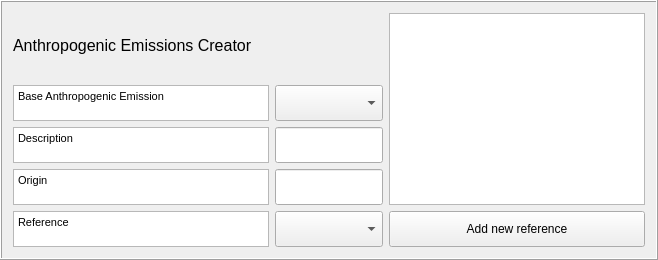
    <widget class="QFrame" name="frame1">
     <property name="sizePolicy">
      <sizepolicy hsizetype="Preferred" vsizetype="Preferred">
       <horstretch>0</horstretch>
       <verstretch>0</verstretch>
      </sizepolicy>
     </property>
     <property name="maximumSize">
      <size>
       <width>5000</width>
       <height>16777215</height>
      </size>
     </property>
     <property name="frameShape">
      <enum>QFrame::Box</enum>
     </property>
     <property name="frameShadow">
      <enum>QFrame::Raised</enum>
     </property>
     <layout class="QGridLayout" name="gridLayout_2">
      <item row="0" column="0">
       <widget class="QLabel" name="label_46">
        <property name="text">
         <string>&lt;!DOCTYPE HTML PUBLIC &quot;-//W3C//DTD HTML 4.0//EN&quot; &quot;http://www.w3.org/TR/REC-html40/strict.dtd&quot;&gt;
&lt;html&gt;&lt;head&gt;&lt;meta name=&quot;qrichtext&quot; content=&quot;1&quot; /&gt;&lt;style type=&quot;text/css&quot;&gt;
p, li { white-space: pre-wrap; }
&lt;/style&gt;&lt;/head&gt;&lt;body style=&quot; font-family:'MS Shell Dlg 2'; font-size:8pt; font-weight:400; font-style:normal;&quot;&gt;
&lt;p style=&quot; margin-top:0px; margin-bottom:0px; margin-left:0px; margin-right:0px; -qt-block-indent:0; text-indent:0px;&quot;&gt;&lt;span style=&quot; font-size:12pt;&quot;&gt;Anthropogenic Emissions Creator&lt;/span&gt;&lt;/p&gt;&lt;/body&gt;&lt;/html&gt;</string>
        </property>
       </widget>
      </item>
      <item row="1" column="0">
       <widget class="QTextBrowser" name="textBrowserBaseAnEm">
        <property name="sizePolicy">
         <sizepolicy hsizetype="Preferred" vsizetype="Preferred">
          <horstretch>0</horstretch>
          <verstretch>0</verstretch>
         </sizepolicy>
        </property>
        <property name="maximumSize">
         <size>
          <width>500</width>
          <height>36</height>
         </size>
        </property>
        <property name="html">
         <string>&lt;!DOCTYPE HTML PUBLIC &quot;-//W3C//DTD HTML 4.0//EN&quot; &quot;http://www.w3.org/TR/REC-html40/strict.dtd&quot;&gt;
&lt;html&gt;&lt;head&gt;&lt;meta name=&quot;qrichtext&quot; content=&quot;1&quot; /&gt;&lt;style type=&quot;text/css&quot;&gt;
p, li { white-space: pre-wrap; }
&lt;/style&gt;&lt;/head&gt;&lt;body style=&quot; font-family:'MS Shell Dlg 2'; font-size:8.25pt; font-weight:400; font-style:normal;&quot;&gt;
&lt;p style=&quot; margin-top:0px; margin-bottom:0px; margin-left:0px; margin-right:0px; -qt-block-indent:0; text-indent:0px;&quot;&gt;&lt;span style=&quot; font-size:8pt;&quot;&gt;Base Anthropogenic Emission&lt;/span&gt;&lt;/p&gt;&lt;/body&gt;&lt;/html&gt;</string>
        </property>
       </widget>
      </item>
      <item row="4" column="1">
       <widget class="QComboBox" name="comboBoxRef">
        <property name="sizePolicy">
         <sizepolicy hsizetype="Preferred" vsizetype="Preferred">
          <horstretch>0</horstretch>
          <verstretch>0</verstretch>
         </sizepolicy>
        </property>
        <property name="minimumSize">
         <size>
          <width>0</width>
          <height>36</height>
         </size>
        </property>
        <property name="maximumSize">
         <size>
          <width>500</width>
          <height>36</height>
         </size>
        </property>
        <item>
         <property name="text">
          <string/>
         </property>
        </item>
       </widget>
      </item>
      <item row="4" column="2">
       <widget class="QPushButton" name="pushButtonToRefManager">
        <property name="sizePolicy">
         <sizepolicy hsizetype="Minimum" vsizetype="Expanding">
          <horstretch>0</horstretch>
          <verstretch>0</verstretch>
         </sizepolicy>
        </property>
        <property name="maximumSize">
         <size>
          <width>16777215</width>
          <height>36</height>
         </size>
        </property>
        <property name="text">
         <string>Add new reference</string>
        </property>
       </widget>
      </item>
      <item row="3" column="0">
       <widget class="QTextBrowser" name="textBrowserOrig">
        <property name="sizePolicy">
         <sizepolicy hsizetype="Preferred" vsizetype="Preferred">
          <horstretch>0</horstretch>
          <verstretch>0</verstretch>
         </sizepolicy>
        </property>
        <property name="maximumSize">
         <size>
          <width>500</width>
          <height>36</height>
         </size>
        </property>
        <property name="html">
         <string>&lt;!DOCTYPE HTML PUBLIC &quot;-//W3C//DTD HTML 4.0//EN&quot; &quot;http://www.w3.org/TR/REC-html40/strict.dtd&quot;&gt;
&lt;html&gt;&lt;head&gt;&lt;meta name=&quot;qrichtext&quot; content=&quot;1&quot; /&gt;&lt;style type=&quot;text/css&quot;&gt;
p, li { white-space: pre-wrap; }
&lt;/style&gt;&lt;/head&gt;&lt;body style=&quot; font-family:'MS Shell Dlg 2'; font-size:8.25pt; font-weight:400; font-style:normal;&quot;&gt;
&lt;p style=&quot; margin-top:0px; margin-bottom:0px; margin-left:0px; margin-right:0px; -qt-block-indent:0; text-indent:0px;&quot;&gt;&lt;span style=&quot; font-size:8pt;&quot;&gt;Origin&lt;/span&gt;&lt;/p&gt;&lt;/body&gt;&lt;/html&gt;</string>
        </property>
       </widget>
      </item>
      <item row="3" column="1">
       <widget class="QgsFilterLineEdit" name="textEditOrig">
        <property name="sizePolicy">
         <sizepolicy hsizetype="Preferred" vsizetype="Preferred">
          <horstretch>0</horstretch>
          <verstretch>0</verstretch>
         </sizepolicy>
        </property>
        <property name="maximumSize">
         <size>
          <width>16777215</width>
          <height>36</height>
         </size>
        </property>
        <property name="qgisRelation" stdset="0">
         <string notr="true"/>
        </property>
       </widget>
      </item>
      <item row="2" column="0">
       <widget class="QTextBrowser" name="textBrowserDesc">
        <property name="sizePolicy">
         <sizepolicy hsizetype="Preferred" vsizetype="Preferred">
          <horstretch>0</horstretch>
          <verstretch>0</verstretch>
         </sizepolicy>
        </property>
        <property name="maximumSize">
         <size>
          <width>500</width>
          <height>36</height>
         </size>
        </property>
        <property name="html">
         <string>&lt;!DOCTYPE HTML PUBLIC &quot;-//W3C//DTD HTML 4.0//EN&quot; &quot;http://www.w3.org/TR/REC-html40/strict.dtd&quot;&gt;
&lt;html&gt;&lt;head&gt;&lt;meta name=&quot;qrichtext&quot; content=&quot;1&quot; /&gt;&lt;style type=&quot;text/css&quot;&gt;
p, li { white-space: pre-wrap; }
&lt;/style&gt;&lt;/head&gt;&lt;body style=&quot; font-family:'MS Shell Dlg 2'; font-size:8.25pt; font-weight:400; font-style:normal;&quot;&gt;
&lt;p style=&quot; margin-top:0px; margin-bottom:0px; margin-left:0px; margin-right:0px; -qt-block-indent:0; text-indent:0px;&quot;&gt;&lt;span style=&quot; font-size:8pt;&quot;&gt;Description&lt;/span&gt;&lt;/p&gt;&lt;/body&gt;&lt;/html&gt;</string>
        </property>
       </widget>
      </item>
      <item row="0" column="2" rowspan="4">
       <widget class="QTextBrowser" name="textBrowserRef">
        <property name="sizePolicy">
         <sizepolicy hsizetype="Preferred" vsizetype="Expanding">
          <horstretch>0</horstretch>
          <verstretch>0</verstretch>
         </sizepolicy>
        </property>
        <property name="maximumSize">
         <size>
          <width>500</width>
          <height>500</height>
         </size>
        </property>
       </widget>
      </item>
      <item row="1" column="1">
       <widget class="QComboBox" name="comboBoxBaseAnEm">
        <property name="sizePolicy">
         <sizepolicy hsizetype="Preferred" vsizetype="Preferred">
          <horstretch>0</horstretch>
          <verstretch>0</verstretch>
         </sizepolicy>
        </property>
        <property name="maximumSize">
         <size>
          <width>16777215</width>
          <height>36</height>
         </size>
        </property>
        <property name="currentIndex">
         <number>-1</number>
        </property>
       </widget>
      </item>
      <item row="2" column="1">
       <widget class="QgsFilterLineEdit" name="textEditDesc">
        <property name="sizePolicy">
         <sizepolicy hsizetype="Preferred" vsizetype="Preferred">
          <horstretch>0</horstretch>
          <verstretch>0</verstretch>
         </sizepolicy>
        </property>
        <property name="maximumSize">
         <size>
          <width>16777215</width>
          <height>36</height>
         </size>
        </property>
        <property name="inputMethodHints">
         <set>Qt::ImhNone</set>
        </property>
        <property name="qgisRelation" stdset="0">
         <string notr="true"/>
        </property>
       </widget>
      </item>
      <item row="4" column="0">
       <widget class="QTextBrowser" name="textBrowserOrig_2">
        <property name="sizePolicy">
         <sizepolicy hsizetype="Preferred" vsizetype="Preferred">
          <horstretch>0</horstretch>
          <verstretch>0</verstretch>
         </sizepolicy>
        </property>
        <property name="maximumSize">
         <size>
          <width>500</width>
          <height>36</height>
         </size>
        </property>
        <property name="html">
         <string>&lt;!DOCTYPE HTML PUBLIC &quot;-//W3C//DTD HTML 4.0//EN&quot; &quot;http://www.w3.org/TR/REC-html40/strict.dtd&quot;&gt;
&lt;html&gt;&lt;head&gt;&lt;meta name=&quot;qrichtext&quot; content=&quot;1&quot; /&gt;&lt;style type=&quot;text/css&quot;&gt;
p, li { white-space: pre-wrap; }
&lt;/style&gt;&lt;/head&gt;&lt;body style=&quot; font-family:'MS Shell Dlg 2'; font-size:8.25pt; font-weight:400; font-style:normal;&quot;&gt;
&lt;p style=&quot; margin-top:0px; margin-bottom:0px; margin-left:0px; margin-right:0px; -qt-block-indent:0; text-indent:0px;&quot;&gt;&lt;span style=&quot; font-size:8pt;&quot;&gt;Reference&lt;/span&gt;&lt;/p&gt;&lt;/body&gt;&lt;/html&gt;</string>
        </property>
       </widget>
      </item>
     </layout>
    </widget>
